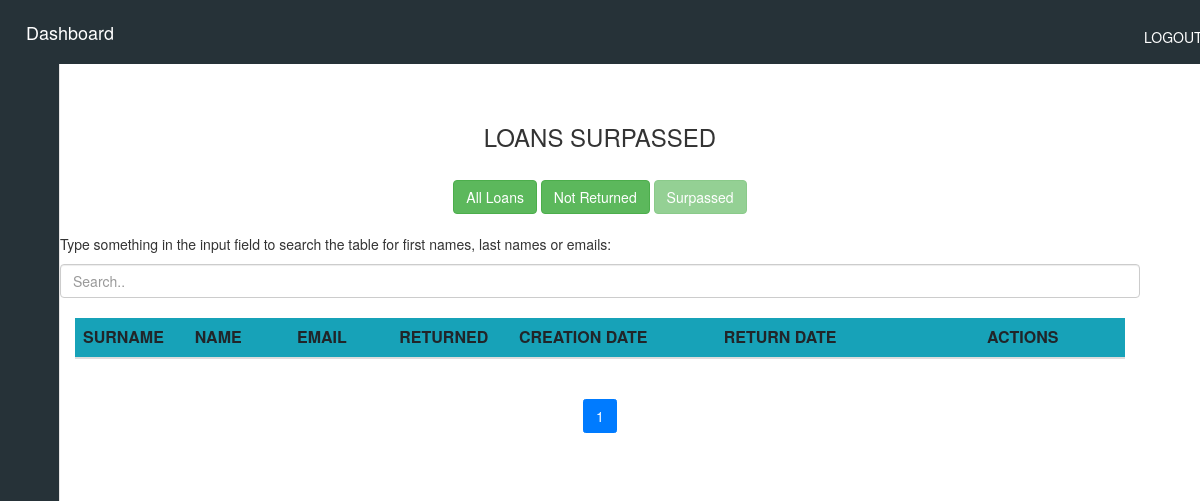
The app's page /LoanSurpassed (signed in), older data.
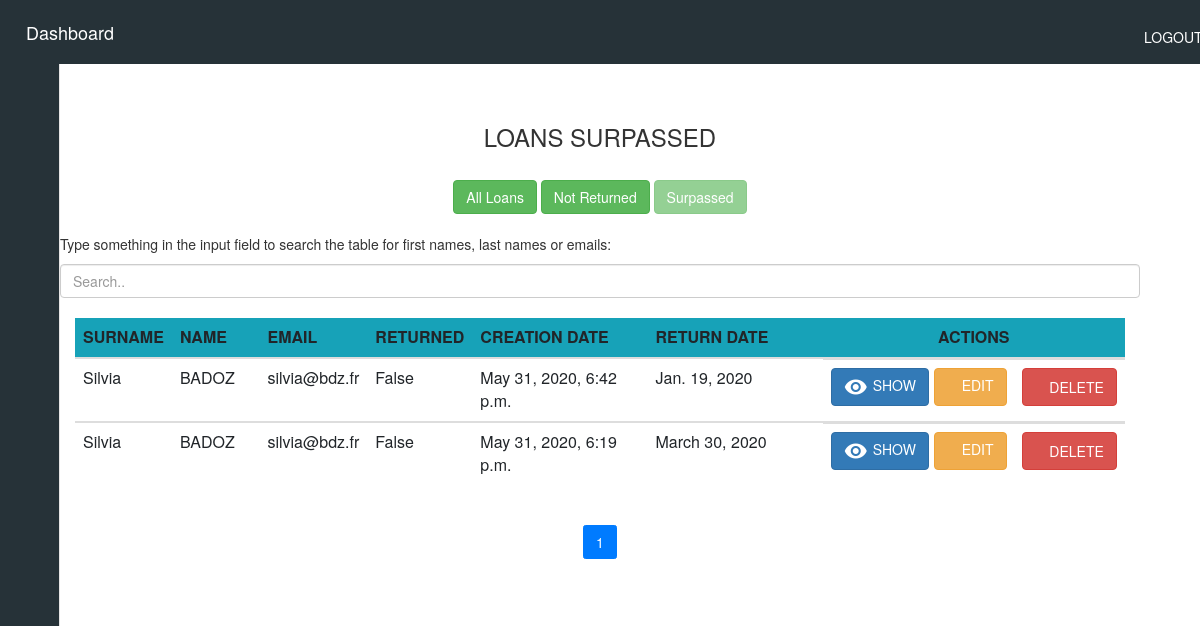
The same page, newer data.
### siteWeb/models.py (models this page shows, shortened)
class Loan(models.Model):
    user = models.ForeignKey(settings.AUTH_USER_MODEL, on_delete=models.CASCADE)
    ordered = models.BooleanField(default=False)
    returned = models.BooleanField(default=False)
    creation_date_loan = models.DateTimeField(default=timezone.now)
    expected_return_date = models.DateField(blank=True, null=True)
    return_date = models.DateField(null=True)
    loaner = models.ForeignKey(Loaner, on_delete=models.CASCADE, blank=False, null=True)
    materials = models.ManyToManyField(LoanMaterial)

class Loaner(models.Model):
    last_name = models.CharField(max_length=255)
    first_name = models.CharField(max_length=255)
    email = models.EmailField(max_length=255, unique=True)
    establishment = models.CharField(max_length=250)
    creation_date = models.DateTimeField(auto_now_add=True)

### siteWeb/views.py (the view)
# urls.py: path('LoanSurpassed', views.LoanSurpassed, name='LoanSurpassed'),
@login_required
def LoanSurpassed(request):
    now = timezone.now()
    loan_surpassed = Loan.objects.filter(returned=False, expected_return_date__lt=now).order_by('expected_return_date')
    paginator_3 = Paginator(loan_surpassed, per_page=5)
    page_number_3 = request.GET.get('page', 1)
    page_obj_3 = paginator_3.get_page(page_number_3)
    return render(request, 'siteWeb/loan_surpassed.html',
                  {'loan_surpassed': page_obj_3.object_list, 'paginator_3': paginator_3,
                   'page_number_3': int(page_number_3)})

### siteWeb/templates/siteWeb/loan_surpassed.html (shortened to what this page needs)
{% include "siteWeb/includes/dashboard.html" %}
{% load static %}
{% load crispy_forms_tags %}
{% block content %}
<head>
</head>
<main>
    {% if user.is_authenticated %}
    <body>
    <div class="container">
        <div class="container-fluid">
            <br>
            <center><h3>LOANS SURPASSED</h3></center>
            <br>
            <center>
                <a class="btn btn-success" href="allLoan">All Loans</a>
                <a class="btn btn-success" href="notReturnedLoan">Not Returned</a>
                <a class="btn btn-success" href="LoanSurpassed" disabled>Surpassed</a>
            </center>
            <br>
            <p>Type something in the input field to search the table for first names, last names or emails:</p>
            <input class="form-control" id="myInput" type="text" placeholder="Search..">
            <br>
            <div class="table-responsive table-body" id="table3">
                <table id="loanTable" class="table container-fluid table-responsive">
                    <thead class="bg-info">
                    <tr>
                        <th scope="col" class="col-md-1">SURNAME</th>
                        <th scope="col" class="col-md-1">NAME</th>
                        <th scope="col" class="col-md-1">EMAIL</th>
                        <th scope="col" class="col-md-1">RETURNED</th>
                        <th scope="col" class="col-md-2">CREATION DATE</th>
                        <th scope="col" class="col-md-2">RETURN DATE</th>
                        <th scope="col" class="col-md-2 text-center">ACTIONS</th>
                    </tr>
                    </thead>
                    {% for loan in loan_surpassed %}
                    <tbody id="myTable">
                    <tr id="loan-{{loan.id}}">
                        <td>{{loan.loaner.last_name}}</td>
                        <td>{{loan.loaner.first_name}}</td>
                        <td>{{loan.loaner.email}}</td>
                        <td>{{loan.returned}}</td>
                        <td>{{loan.creation_date_loan}}</td>
                        <td>{{loan.expected_return_date}}</td>
                        <td class="d-flex">
                            <a href="/loan_id/{{loan.id}}" class="btn btn-primary mr-2 d-flex">
                                <span><i class="material-icons mr-2">remove_red_eye</i></span>SHOW
                            </a>
                            <a href="/edit-loan-summary/{{loan.id}}" class="btn btn-warning mr-2">
                                <span><i class="far fa-edit"></i></span> EDIT
                            </a>
                            <button class="btn btn-danger ml-3" onClick="deleteLoan({{loan.id}})">
                                <span><i class="far fa-trash-alt"></i></span> DELETE
                            </button>
                        </td>
                    </tr>
                    </tbody>
                    {% endfor %}
                </table>
                <center>
                    <ul class="pagination">
                        {% for i in paginator_3.page_range %}
                        <li class="page-item {% if i == page_number_3 %} active {% endif %}">
                            <a class="page-link" href="?page={{ i }}">{{ i }}</a>
                        </li>
                        {% endfor %}
                    </ul>
                </center>
            </div>
        </div>
        <br>
    </div>
    </body>
    {% else %}
    <center><p> No Permittion. If you have an account, <a href="/accounts/login">login.</a></p></center>
    {% endif %}
</main>
{% endblock %}

Row changes from the older to the newer data that the page shows:
added Loan: loaner.last_name "Silvia", loaner.first_name "BADOZ", loaner.email "silvia@bdz.fr", returned "False", creation_date_loan "May 31, 2020, 6:42 p.m.", expected_return_date "Jan. 19, 2020"
added Loan: loaner.last_name "Silvia", loaner.first_name "BADOZ", loaner.email "silvia@bdz.fr", returned "False", creation_date_loan "May 31, 2020, 6:19 p.m.", expected_return_date "March 30, 2020"
